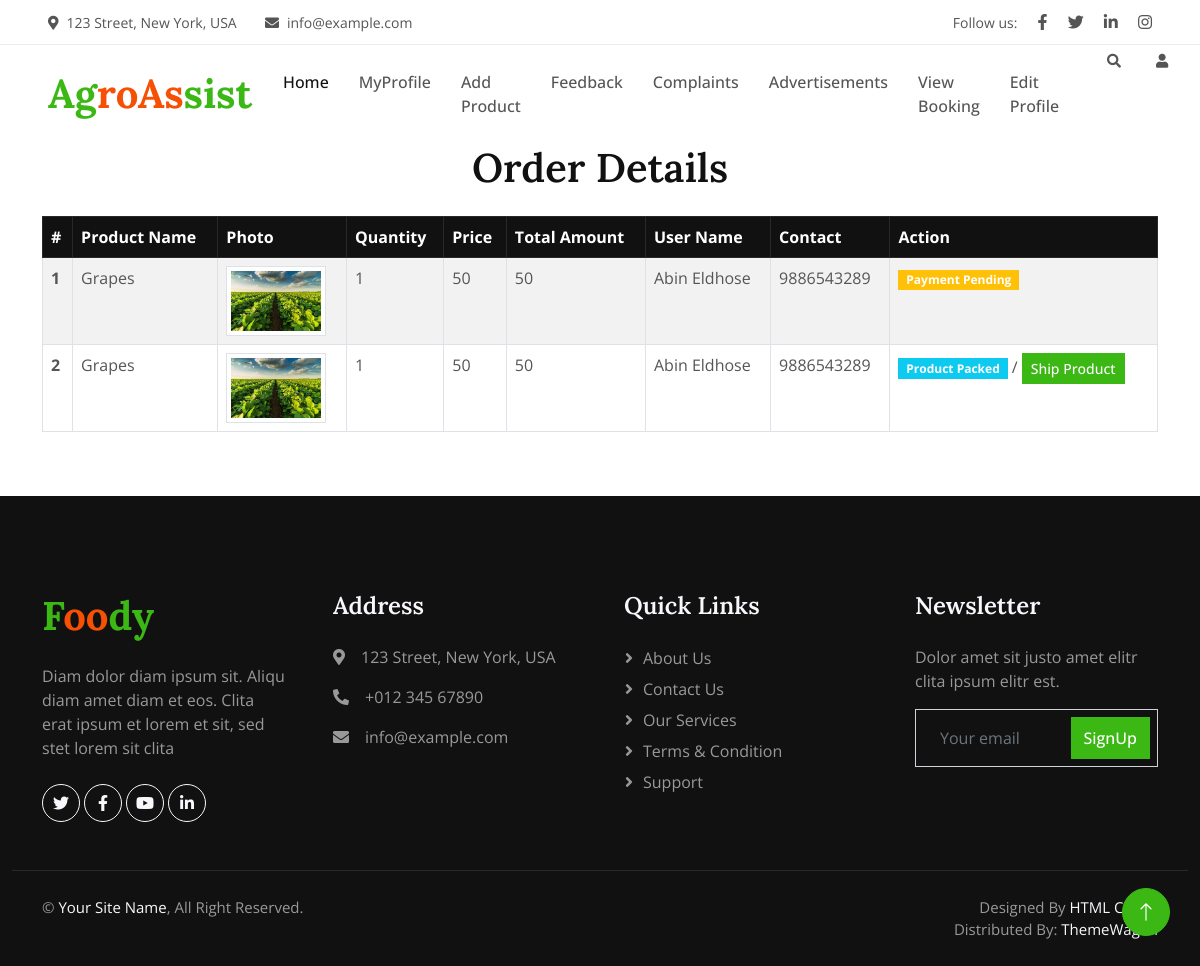
The page /Project/Farmer/ViewBooking.php (signed in) on the database its author committed.
### tables this page shows
CREATE TABLE `tbl_booking` (
  `booking_id` int(11) NOT NULL,
  `booking_amount` varchar(60) NOT NULL,
  `booking_date` varchar(60) NOT NULL,
  `supplier_id` int(11) NOT NULL,
  `booking_status` int(11) NOT NULL DEFAULT 0
);

CREATE TABLE `tbl_product` (
  `product_id` int(11) NOT NULL,
  `product_name` varchar(60) NOT NULL,
  `product_photo` varchar(250) NOT NULL,
  `product_description` varchar(250) NOT NULL,
  `farmer_id` int(11) NOT NULL,
  `product_price` varchar(60) NOT NULL,
  `category_id` int(11) NOT NULL
);

CREATE TABLE `tbl_cart` (
  `cart_id` int(11) NOT NULL,
  `cart_qty` int(11) NOT NULL DEFAULT 1,
  `cart_status` int(11) NOT NULL DEFAULT 0,
  `product_id` int(11) NOT NULL,
  `booking_id` int(11) NOT NULL
);

CREATE TABLE `tbl_supplier` (
  `supplier_id` int(11) NOT NULL,
  `supplier_name` varchar(60) NOT NULL,
  `supplier_contact` varchar(60) NOT NULL,
  `supplier_email` varchar(60) NOT NULL,
  `supplier_address` varchar(100) NOT NULL,
  `place_id` int(11) NOT NULL,
  `supplier_photo` varchar(250) NOT NULL,
  `supplier_proof` varchar(250) NOT NULL,
  `supplier_status` int(11) NOT NULL DEFAULT 0,
  `supplier_password` varchar(60) NOT NULL,
  `supplier_squestion` varchar(200) NOT NULL,
  `supplier_answer` varchar(60) NOT NULL
);

### Project/Farmer/ViewBooking.php (the view, shortened to what this page needs)
<?php
include("Head.php");
include("../Assets/Connection/Connection.php");
$selQry = "SELECT * FROM tbl_booking b
           INNER JOIN tbl_cart c ON c.booking_id = b.booking_id
           INNER JOIN tbl_product p ON p.product_id = c.product_id
           INNER JOIN tbl_supplier s ON b.supplier_id = s.supplier_id
           WHERE p.farmer_id = '" . $_SESSION["fid"] . "' AND b.booking_status != '0' AND c.cart_status != '0'";
$res = $Con->query($selQry);
?>
<!DOCTYPE html>
<html lang="en">
<head>
</head>
<body>
<div class="container my-5">
    <h1 class="text-center mb-4">Order Details</h1>
    <div class="table-responsive">
        <table class="table table-bordered table-striped">
            <thead class="table-dark">
                <tr>
                    <th scope="col">#</th>
                    <th scope="col">Product Name</th>
                    <th scope="col">Photo</th>
                    <th scope="col">Quantity</th>
                    <th scope="col">Price</th>
                    <th scope="col">Total Amount</th>
                    <th scope="col">User Name</th>
                    <th scope="col">Contact</th>
                    <th scope="col">Action</th>
                </tr>
            </thead>
            <tbody>
            <?php
            $i = 0;
            while ($row = $res->fetch_assoc()) {
                $quantity = $row["cart_qty"];
                $price = $row["product_price"];
                $totalamount = $quantity * $price;
                $i++;
                ?>
                <tr>
                    <th scope="row"><?php echo $i; ?></th>
                    <td><?php echo $row["product_name"]; ?></td>
                    <td><img src="../Assets/Files/Photo/<?php echo $row["product_photo"]; ?>" class="img-thumbnail" width="100" height="100"></td>
                    <td><?php echo $row["cart_qty"]; ?></td>
                    <td><?php echo $row["product_price"]; ?></td>
                    <td><?php echo $totalamount; ?></td>
                    <td><?php echo $row["supplier_name"]; ?></td>
                    <td><?php echo $row["supplier_contact"]; ?></td>
                    <td>
                        <?php
                        if ($row["booking_status"] == 1) {
                            echo '<span class="badge bg-warning">Payment Pending</span>';
                        } elseif ($row["booking_status"] == 2) {
                            echo '<span class="badge bg-success">Payment Completed</span> /
                                  <a href="ViewBooking.php?cid=' . $row["booking_id"] . '&sts=3" class="btn btn-sm btn-primary">Pack Product</a>';
                        } elseif ($row["booking_status"] == 3) {
                            echo '<span class="badge bg-info">Product Packed</span> /
                                  <a href="ViewBooking.php?cid=' . $row["booking_id"] . '&sts=4" class="btn btn-sm btn-primary">Ship Product</a>';
                        } elseif ($row["booking_status"] == 4) {
                            echo '<span class="badge bg-primary">Product Shipped</span> /
                                  <a href="ViewBooking.php?cid=' . $row["booking_id"] . '&sts=5" class="btn btn-sm btn-primary">Deliver Product</a>';
                        } elseif ($row["booking_status"] == 5) {
                            echo '<span class="badge bg-success">Order Completed</span>';
                        }
                        ?>
                    </td>
                </tr>
                <?php
            }
            ?>
            </tbody>
        </table>
    </div>
</div>
</body>
<?php
include("Foot.php");
?>
</html>

### Project/Assets/Templates/User/Main/css/style.css (style rules this page uses)
:root { --primary: #3CB815; --secondary: #F65005; --light: #F7F8FC; --dark: #111111; }
.btn { font-weight: 500; transition: .5s; }
.btn.btn-primary, .btn.btn-secondary, .btn.btn-outline-primary:hover, .btn.btn-outline-secondary:hover { color: #FFFFFF; }

### rows shown on the page
tbl_booking: tbl_product.product_name "Grapes", tbl_product.product_photo (picture), tbl_cart.cart_qty "1", tbl_product.product_price "50", supplier.supplier_name "Abin Eldhose", supplier.supplier_contact "9886543289", booking_status "Payment Pending"
tbl_booking: tbl_product.product_name "Grapes", tbl_product.product_photo (picture), tbl_cart.cart_qty "1", tbl_product.product_price "50", supplier.supplier_name "Abin Eldhose", supplier.supplier_contact "9886543289"
